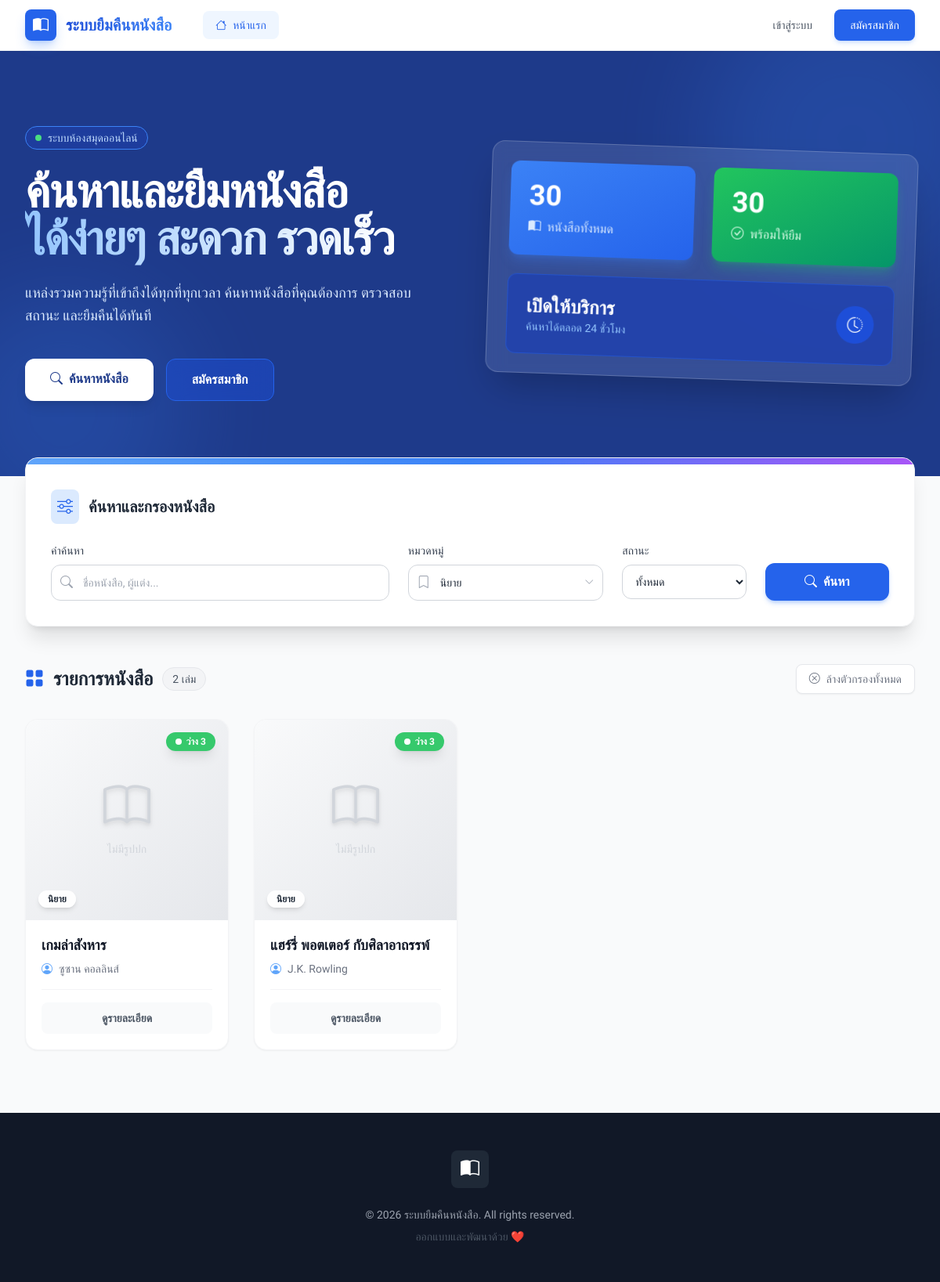
Screenshot of /index.php?category=1 with the database file from the repository.
### tables this page shows
CREATE TABLE IF NOT EXISTS `books` (
    `id` INT AUTO_INCREMENT PRIMARY KEY,
    `title` VARCHAR(200) NOT NULL COMMENT 'ชื่อหนังสือ',
    `author` VARCHAR(100) NOT NULL COMMENT 'ผู้แต่ง',
    `isbn` VARCHAR(20) DEFAULT NULL COMMENT 'รหัส ISBN',
    `category_id` INT DEFAULT NULL COMMENT 'หมวดหมู่',
    `description` TEXT DEFAULT NULL COMMENT 'รายละเอียด',
    `cover_image` VARCHAR(255) DEFAULT NULL COMMENT 'ชื่อไฟล์รูปปก',
    `quantity` INT NOT NULL DEFAULT 1 COMMENT 'จำนวนทั้งหมด',
    `available` INT NOT NULL DEFAULT 1 COMMENT 'จำนวนที่ว่าง',
    `created_at` DATETIME DEFAULT CURRENT_TIMESTAMP,
    `updated_at` DATETIME DEFAULT CURRENT_TIMESTAMP ON UPDATE CURRENT_TIMESTAMP,
    INDEX `idx_available` (`available`),
    INDEX `idx_category` (`category_id`),
    FOREIGN KEY (`category_id`) REFERENCES `categories`(`id`) ON DELETE SET NULL ON UPDATE CASCADE
);

CREATE TABLE IF NOT EXISTS `categories` (
    `id` INT AUTO_INCREMENT PRIMARY KEY,
    `name` VARCHAR(100) NOT NULL UNIQUE COMMENT 'ชื่อหมวดหมู่',
    `created_at` DATETIME DEFAULT CURRENT_TIMESTAMP,
    `updated_at` DATETIME DEFAULT CURRENT_TIMESTAMP ON UPDATE CURRENT_TIMESTAMP
);

### index.php (the view, shortened to what the rows shown need)
<?php
require_once __DIR__ . '/bootstrap.php';
$pdo = getDB();
$homeService = new HomeService($pdo);
$search = trim($_GET['search'] ?? '');
$categoryId = (int) ($_GET['category'] ?? 0);
$status = $_GET['status'] ?? '';
$data = $homeService->getBooks([
    'search' => $search,
    'category_id' => $categoryId,
    'status' => $status
]);
$books = $data['books'];
require_once __DIR__ . '/includes/header.php';
?>
<section class="relative bg-primary-900 overflow-hidden mb-10">
    <div class="max-w-7xl mx-auto px-4 sm:px-6 lg:px-8 relative z-10 py-16 lg:py-24">
        <div class="grid grid-cols-1 lg:grid-cols-2 gap-12 items-center">
            <div class="text-white space-y-6">
                <h1 class="text-4xl md:text-5xl lg:text-6xl font-bold leading-tight tracking-tight">
                    ค้นหาและยืมหนังสือ<br>
                    <span class="text-transparent bg-clip-text bg-gradient-to-r from-blue-300 to-white">ได้ง่ายๆ สะดวก รวดเร็ว</span>
                </h1>
            </div>
        </div>
    </div>
</section>
<div class="max-w-7xl mx-auto px-4 sm:px-6 lg:px-8 pb-20" id="search-section">
    <div class="flex flex-col sm:flex-row justify-between items-center mb-8 gap-4">
        <h2 class="text-2xl font-bold text-gray-800 flex items-center">
            <span class="text-primary-600 mr-3">
                <i class="bi bi-grid-fill"></i>
            </span>
            รายการหนังสือ
            <span id="result-count" class="ml-3 px-3 py-1 bg-gray-100 text-gray-600 text-sm rounded-full font-medium border border-gray-200">
                <?= count($books) ?> เล่ม
            </span>
        </h2>
    </div>
    <div id="book-grid-container" class="min-h-[300px] relative">
        <?php require __DIR__ . '/includes/book_grid.php'; ?>
    </div>
</div>
</body>
</html>

### includes/book_grid.php
<?php if (empty($books)): ?>
    <div class="bg-white rounded-2xl shadow-sm border border-gray-200 p-16 text-center animate-fade-in-down">
        <div class="w-24 h-24 bg-gray-100 rounded-full flex items-center justify-center mx-auto mb-6 text-gray-400">
            <i class="bi bi-search" style="font-size: 3rem;"></i>
        </div>
        <h4 class="text-2xl font-bold text-gray-800 mb-2">ไม่พบหนังสือที่ค้นหา</h4>
        <p class="text-gray-500">ลองค้นหาด้วยคำอื่น หรือปรับเปลี่ยนตัวกรองของคุณใหม่</p>
    </div>
<?php else: ?>
    <div class="grid grid-cols-1 sm:grid-cols-2 lg:grid-cols-4 gap-8">
        <?php foreach ($books as $index => $book): ?>
            <div class="group bg-white rounded-2xl shadow-sm hover:shadow-xl hover:-translate-y-2 transition-all duration-300 border border-gray-100 overflow-hidden flex flex-col h-full animate-fade-in-up" style="animation-delay: <?= $index * 50 ?>ms">
                <div class="relative h-64 overflow-hidden bg-gray-100">
                    <?php if (!empty($book['cover_image'])): ?>
                        <img src="<?= APP_URL ?>/uploads/covers/<?= e($book['cover_image']) ?>"
                             class="w-full h-full object-cover transform group-hover:scale-110 transition-transform duration-500"
                             alt="<?= e($book['title']) ?>">
                    <?php else: ?>
                        <div class="flex flex-col items-center justify-center h-full text-gray-300 bg-gradient-to-br from-gray-50 to-gray-200">
                            <i class="bi bi-book text-6xl mb-3 drop-shadow-md"></i>
                            <span class="text-sm font-medium">ไม่มีรูปปก</span>
                        </div>
                    <?php endif; ?>
                    <div class="absolute top-4 right-4">
                        <?php if ($book['available'] > 0): ?>
                            <span class="px-3 py-1 bg-green-500/90 backdrop-blur-sm text-white text-xs font-bold rounded-full shadow-lg flex items-center">
                                <span class="w-2 h-2 bg-white rounded-full mr-1.5 animate-pulse"></span>
                                ว่าง <?= $book['available'] ?>
                            </span>
                        <?php else: ?>
                            <span class="px-3 py-1 bg-red-500/90 backdrop-blur-sm text-white text-xs font-bold rounded-full shadow-lg">
                                หมด
                            </span>
                        <?php endif; ?>
                    </div>
                    <div class="absolute bottom-4 left-4">
                        <span class="px-3 py-1 bg-white/90 backdrop-blur-md text-gray-800 text-xs font-bold rounded-full shadow-md">
                            <?= e($book['category_name'] ?? 'ไม่ระบุ') ?>
                        </span>
                    </div>
                </div>
                <div class="p-5 flex-1 flex flex-col">
                    <h5 class="text-lg font-bold text-gray-900 mb-2 line-clamp-2 leading-snug group-hover:text-primary-600 transition-colors" title="<?= e($book['title']) ?>">
                        <?= e($book['title']) ?>
                    </h5>
                    <p class="text-sm text-gray-500 mb-4 flex items-center">
                        <i class="bi bi-person-circle mr-2 text-primary-400"></i>
                        <?= e($book['author']) ?>
                    </p>
                    <div class="mt-auto pt-4 border-t border-gray-100">
                        <a href="book.php?id=<?= $book['id'] ?>" class="block w-full py-2.5 rounded-lg bg-gray-50 text-gray-600 text-center text-sm font-semibold hover:bg-primary-600 hover:text-white transition-colors">
                            ดูรายละเอียด
                        </a>
                    </div>
                </div>
            </div>
        <?php endforeach; ?>
    </div>
<?php endif; ?>

### rows the page displays
books: shows "ไม่มีรูปปก", available "3", category.name "นิยาย", title "เกมล่าสังหาร", author "ซูซาน คอลลินส์"
books: shows "ไม่มีรูปปก", available "3", category.name "นิยาย", title "แฮร์รี่ พอตเตอร์ กับศิลาอาถรรพ์", author "J.K. Rowling"

### other values shown
$totalBooks "30"
$availableBooks "30"
count($books) "2"
APP_NAME "ระบบยืมคืนหนังสือ"
form field category "นิยาย"
